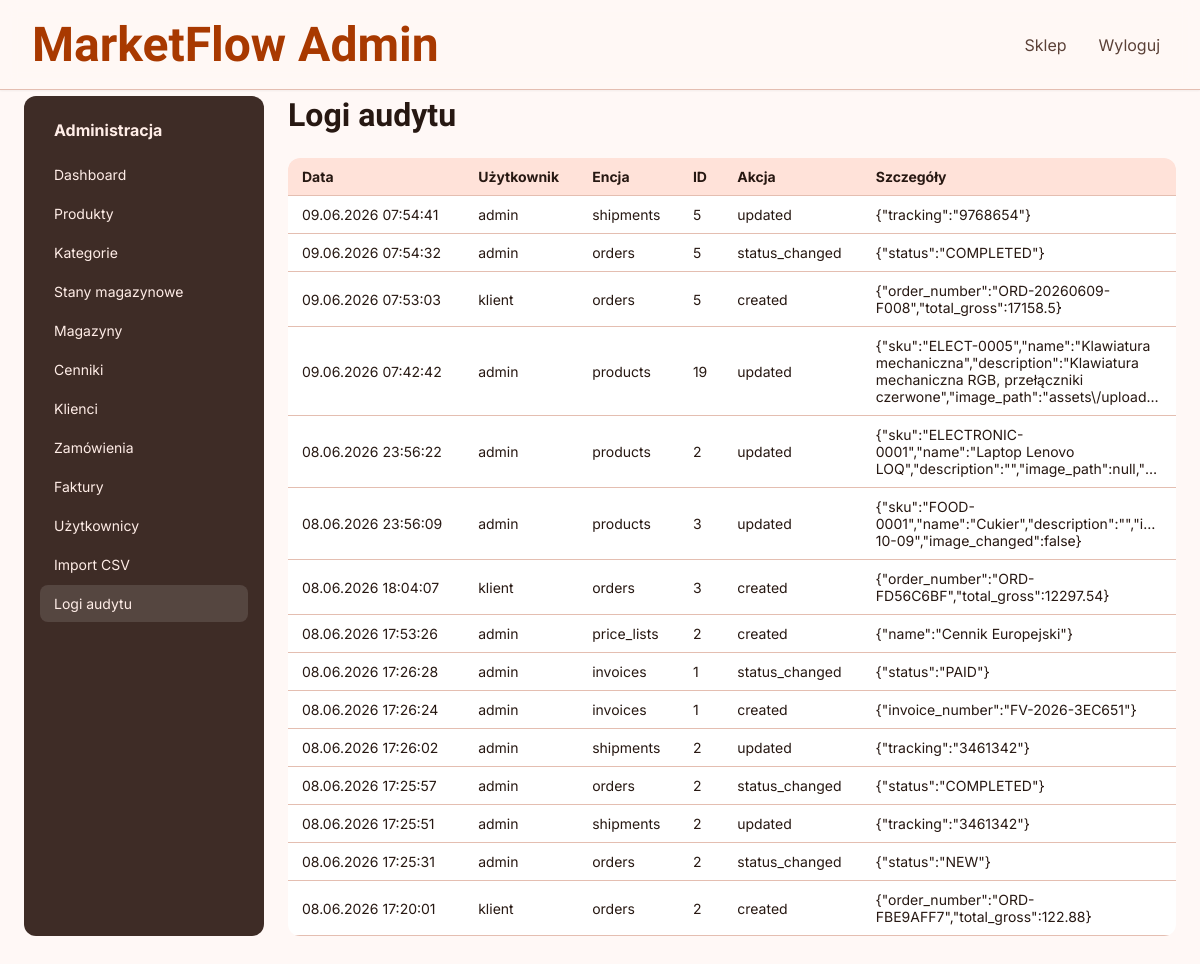
Page /ZZZ/admin/audit.php (signed in) on the committed database.
### tables this page shows
CREATE TABLE `audit_logs` (
  `id` bigint(20) NOT NULL,
  `entity` varchar(64) NOT NULL,
  `entity_id` bigint(20) DEFAULT NULL,
  `action` varchar(64) NOT NULL,
  `payload` longtext DEFAULT NULL CHECK (json_valid(`payload`)),
  `performed_by` bigint(20) DEFAULT NULL,
  `performed_at` timestamp NOT NULL DEFAULT current_timestamp()
);

CREATE TABLE `users` (
  `id` bigint(20) NOT NULL,
  `customer_id` bigint(20) DEFAULT NULL,
  `username` varchar(128) NOT NULL,
  `password_hash` varchar(255) NOT NULL,
  `email` varchar(128) NOT NULL,
  `role_id` smallint(6) NOT NULL,
  `is_active` tinyint(1) NOT NULL DEFAULT 1,
  `created_at` timestamp NOT NULL DEFAULT current_timestamp()
);

### ZZZ/includes/repositories/AuditRepository.php (called while the page is built, shortened)
<?php
class AuditRepository
{
    public function recent(int $limit = 50): array
    {
        $stmt = $this->pdo->prepare('SELECT a.*, u.username FROM audit_logs a
            LEFT JOIN users u ON u.id = a.performed_by
            ORDER BY a.performed_at DESC LIMIT ?');
        $stmt->bindValue(1, $limit, PDO::PARAM_INT);
        $stmt->execute();
        return $stmt->fetchAll();
    }
}

### ZZZ/includes/helpers.php (called while the page is built, shortened)
<?php
function e(?string $value): string
{
    return htmlspecialchars((string) $value, ENT_QUOTES, 'UTF-8');
}
    return 'ORD-' . strtoupper(bin2hex(random_bytes(4)));

### ZZZ/admin/audit.php (the view, shortened to what this page needs)
<?php
require_once dirname(__DIR__) . '/includes/bootstrap.php';
require_once dirname(__DIR__) . '/includes/layout/admin_layout.php';
$auditRepo = new AuditRepository($pdo);
$logs = $auditRepo->recent(100);
?>
<h1 class="font-headline-lg" style="margin-bottom:24px;">Logi audytu</h1>
<table class="data-table">
    <thead>
        <tr><th>Data</th><th>Użytkownik</th><th>Encja</th><th>ID</th><th>Akcja</th><th>Szczegóły</th></tr>
    </thead>
    <tbody>
        <?php foreach ($logs as $log): ?>
        <tr>
            <td><?= e(date('d.m.Y H:i:s', strtotime($log['performed_at']))) ?></td>
            <td><?= e($log['username'] ?? 'system') ?></td>
            <td><?= e($log['entity']) ?></td>
            <td><?= e((string) ($log['entity_id'] ?? '—')) ?></td>
            <td><?= e($log['action']) ?></td>
            <td style="max-width:300px;overflow:hidden;text-overflow:ellipsis;"><?= e($log['payload'] ?? '') ?></td>
        </tr>
        <?php endforeach; ?>
    </tbody>
</table>

### ZZZ/public/assets/css/style.css (style rules this page uses)
:root { --surface: #fff8f6; --on-surface: #271812; --surface-variant: #fadcd2; --on-surface-variant: #5b4137; --surface-container: #ffe9e3; --surface-container-low: #fff1ec; --surface-container-high: #ffe2d9; --surface-container-lowest: #ffffff; --surface-container-highest: #fadcd2; --surface-bright: #fff8f6; --surface-dim: #f1d4ca; --primary: #a83900; --on-primary: #ffffff; --primary-container: #ff5a00; --on-primary-container: #511700; --primary-fixed: #ffdbcf; --on-primary-fixed: #380d00; --primary-fixed-dim: #ffb59a; --on-primary-fixed-variant: #802900; --inverse-primary: #ffb59a; --secondary: #0050d7; --on-secondary: #ffffff; --secondary-container: #2569fe; --on-secondary-container: #fefcff; --secondary-fixed: #dbe1ff; --secondary-fixed-dim: #b4c5ff; --on-secondary-fixed: #00174c; --on-secondary-fixed-variant: #003da9; --tertiary: #0061a6; --on-tertiary: #ffffff; --tertiary-container: #0095fc; --on-tertiary-container: #002c50; --tertiary-fixed: #d2e4ff; --tertiary-fixed-dim: #a0c9ff; --on-tertiary-fixed: #001c37; --on-tertiary-fixed-variant: #00497f; --error: #ba1a1a; --on-error: #ffffff; --error-container: #ffdad6; --on-error-container: #93000a; --background: #fff8f6; --on-background: #271812; --outline: #907065; --outline-variant: #e4beb1; --inverse-surface: #3e2c26; --inverse-on-surface: #ffede7; --surface-tint: #a83900; --font-display-lg: 48px; --font-headline-lg: 32px; --font-headline-md: 24px; --font-headline-lg-mobile: 24px; --font-body-lg: 18px; --font-body-md: 16px; --font-label-md: 14px; --font-label-sm: 12px; --font-price-display: 20px; --spacing-xs: 4px; --spacing-sm: 8px; --spacing-base: 4px; --spacing-md: 16px; --spacing-lg: 24px; --spacing-xl: 32px; --spacing-2xl: 48px; --spacing-gutter: 16px; --spacing-margin-mobile: 16px; --spacing-margin-desktop: 32px; }
* { margin: 0; padding: 0; box-sizing: border-box; }
html, body { background-color: var(--surface); color: var(--on-surface); font-family: 'Inter', sans-serif; -webkit-font-smoothing: antialiased; -moz-osx-font-smoothing: grayscale; }
.font-headline-lg { font-family: 'Hanken Grotesk', sans-serif; font-size: 32px; font-weight: 700; line-height: 1.2; }

### ZZZ/includes/layout/admin_layout.php (style rules this page uses)
.data-table { width:100%; border-collapse:collapse; background:white; border-radius:12px; overflow:hidden; margin-top:16px; }
.data-table th, .data-table td { padding:10px 14px; text-align:left; border-bottom:1px solid var(--outline-variant); font-size:14px; }
.data-table th { background:var(--surface-container-high); }

### rows in the picture
audit_logs: performed_at "09.06.2026 07:54:41", performed_by.username "admin", entity "shipments", entity "5", action "updated", payload "{\"tracking\":\"9768654\"}"
audit_logs: performed_at "09.06.2026 07:54:32", performed_by.username "admin", entity "orders", entity "5", action "status_changed", payload "{\"status\":\"COMPLETED\"}"
audit_logs: performed_at "09.06.2026 07:53:03", performed_by.username "klient", entity "orders", entity "5", action "created", payload "{\"order_number\":\"ORD-20260609-F008\",\"total_gross\":17158.5}"
audit_logs: performed_at "09.06.2026 07:42:42", performed_by.username "admin", entity "products", entity "19", action "updated", payload "{\"sku\":\"ELECT-0005\",\"name\":\"Klawiatur…"
audit_logs: performed_at "08.06.2026 23:56:22", performed_by.username "admin", entity "products", entity "2", action "updated", payload "{\"sku\":\"ELECTRONIC-0001\",\"name\":\"Laptop Lenovo LOQ\",\"description\":\"\",\"image_path\":null,\"…"
audit_logs: performed_at "08.06.2026 23:56:09", performed_by.username "admin", entity "products", entity "3", action "updated", payload "{\"sku\":\"FOOD-0001\",\"name\":\"Cukier\",\"description\":\"\",\"i…"
audit_logs: performed_at "08.06.2026 18:04:07", performed_by.username "klient", entity "orders", entity "3", action "created", payload "{\"order_number\":\"ORD-FD56C6BF\",\"total_gross\":12297.54}"
audit_logs: performed_at "08.06.2026 17:53:26", performed_by.username "admin", entity "price_lists", entity "2", action "created", payload "{\"name\":\"Cennik Europejski\"}"
audit_logs: performed_at "08.06.2026 17:26:28", performed_by.username "admin", entity "invoices", entity "1", action "status_changed", payload "{\"status\":\"PAID\"}"
audit_logs: performed_at "08.06.2026 17:26:24", performed_by.username "admin", entity "invoices", entity "1", action "created", payload "{\"invoice_number\":\"FV-2026-3EC651\"}"
audit_logs: performed_at "08.06.2026 17:26:02", performed_by.username "admin", entity "shipments", entity "2", action "updated", payload "{\"tracking\":\"3461342\"}"
audit_logs: performed_at "08.06.2026 17:25:57", performed_by.username "admin", entity "orders", entity "2", action "status_changed", payload "{\"status\":\"COMPLETED\"}"
audit_logs: performed_at "08.06.2026 17:25:51", performed_by.username "admin", entity "shipments", entity "2", action "updated", payload "{\"tracking\":\"3461342\"}"
audit_logs: performed_at "08.06.2026 17:25:31", performed_by.username "admin", entity "orders", entity "2", action "status_changed", payload "{\"status\":\"NEW\"}"
audit_logs: performed_at "08.06.2026 17:20:01", performed_by.username "klient", entity "orders", entity "2", action "created", payload "{\"order_number\":\"ORD-FBE9AFF7\",\"total_gross\":122.88}"
